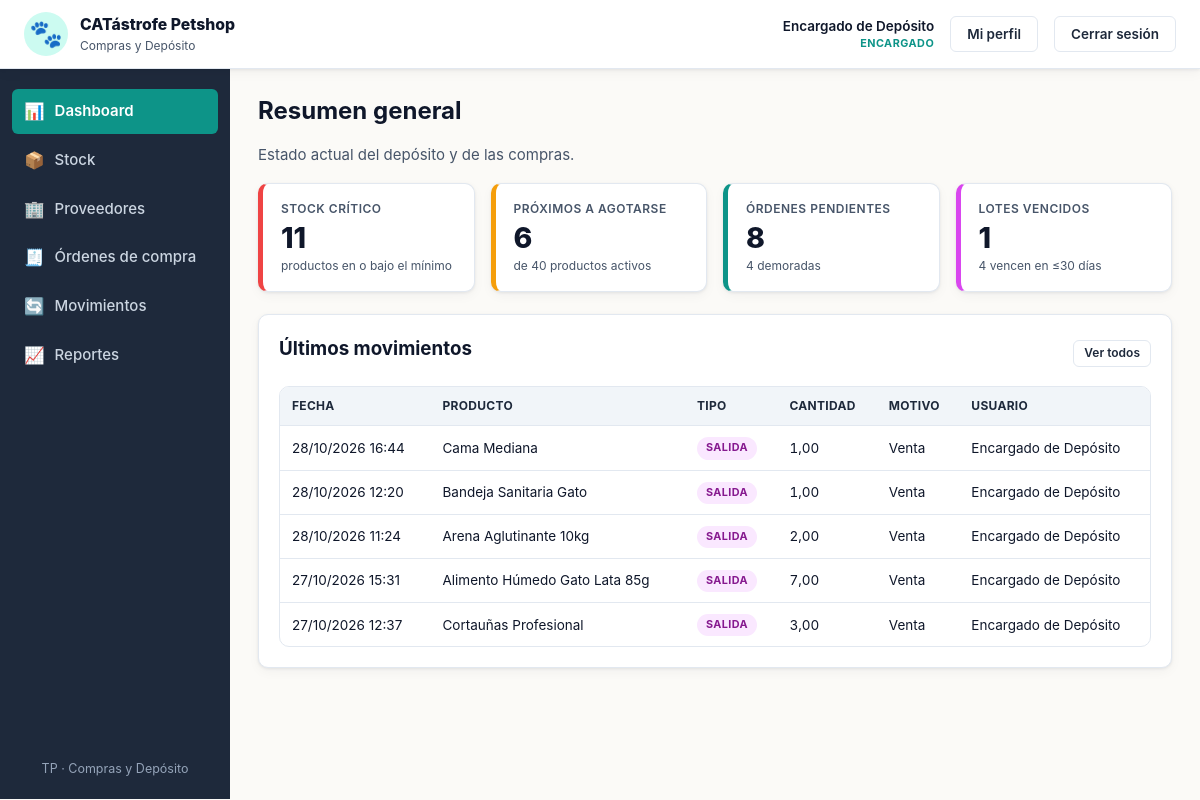
/views/dashboard.php (signed in), run on the app's committed database.
### tables this page shows
CREATE TABLE movimientos_deposito (
    id                 INT AUTO_INCREMENT PRIMARY KEY,
    producto_id        INT NOT NULL,
    usuario_id         INT NOT NULL,
    motivo_id          INT NOT NULL,
    orden_id           INT NULL,
    tipo               ENUM('entrada','salida') NOT NULL,
    cantidad           DECIMAL(10,2) NOT NULL,
    fecha_vencimiento  DATE NULL,
    fecha              DATETIME NOT NULL DEFAULT CURRENT_TIMESTAMP,
    CONSTRAINT fk_mov_prod  FOREIGN KEY (producto_id) REFERENCES productos(id)           ON DELETE RESTRICT,
    CONSTRAINT fk_mov_user  FOREIGN KEY (usuario_id)  REFERENCES usuarios(id)            ON DELETE RESTRICT,
    CONSTRAINT fk_mov_mot   FOREIGN KEY (motivo_id)   REFERENCES motivos_movimiento(id)  ON DELETE RESTRICT,
    CONSTRAINT fk_mov_orden FOREIGN KEY (orden_id)    REFERENCES ordenes_compra(id)      ON DELETE RESTRICT,
    CONSTRAINT chk_mov_cant CHECK (cantidad > 0)
);

CREATE TABLE productos (
    id              INT AUTO_INCREMENT PRIMARY KEY,
    categoria_id    INT NOT NULL,
    proveedor_id    INT NOT NULL,
    nombre          VARCHAR(120) NOT NULL,
    descripcion     TEXT,
    stock_actual    DECIMAL(10,2) NOT NULL DEFAULT 0,
    stock_minimo    DECIMAL(10,2) NOT NULL DEFAULT 0,
    stock_maximo    DECIMAL(10,2) NOT NULL DEFAULT 0,
    unidad_medida   VARCHAR(20) NOT NULL DEFAULT 'unidad',
    activo          TINYINT(1) NOT NULL DEFAULT 1,
    CONSTRAINT fk_prod_cat  FOREIGN KEY (categoria_id) REFERENCES categorias(id) ON DELETE RESTRICT,
    CONSTRAINT fk_prod_prov FOREIGN KEY (proveedor_id) REFERENCES proveedores(id) ON DELETE RESTRICT,
    CONSTRAINT chk_prod_stock_actual CHECK (stock_actual >= 0),
    CONSTRAINT chk_prod_stock_min    CHECK (stock_minimo >= 0),
    CONSTRAINT chk_prod_stock_max    CHECK (stock_maximo >= stock_minimo)
);

CREATE TABLE motivos_movimiento (
    id          INT AUTO_INCREMENT PRIMARY KEY,
    codigo      VARCHAR(40) NOT NULL UNIQUE,
    nombre      VARCHAR(120) NOT NULL,
    tipo        ENUM('entrada','salida') NOT NULL,
    es_sistema  TINYINT(1) NOT NULL DEFAULT 0
);

CREATE TABLE usuarios (
    id              INT AUTO_INCREMENT PRIMARY KEY,
    nombre          VARCHAR(100) NOT NULL,
    usuario         VARCHAR(50)  NOT NULL UNIQUE,
    password_hash   VARCHAR(255) NOT NULL,
    rol             ENUM('encargado','gerencia') NOT NULL DEFAULT 'encargado',
    activo          TINYINT(1) NOT NULL DEFAULT 1,
    fecha_creacion  DATETIME NOT NULL DEFAULT CURRENT_TIMESTAMP
);

### includes/funciones.php (called while the page is built, shortened)
<?php
function e($v): string
{
    return htmlspecialchars((string)$v, ENT_QUOTES, 'UTF-8');
}

### views/dashboard.php (the view, shortened to what this page needs)
<?php
require_once __DIR__ . '/../config/db.php';
require_once __DIR__ . '/../includes/funciones.php';
$criticos = (int)$pdo->query(
    "SELECT COUNT(*) FROM productos WHERE activo = 1 AND stock_actual <= stock_minimo"
)->fetchColumn();
$proximos = (int)$pdo->query(
    "SELECT COUNT(*) FROM productos WHERE activo = 1 AND stock_actual > stock_minimo
     AND stock_actual <= stock_minimo * 1.2"
)->fetchColumn();
$totalProductos = (int)$pdo->query("SELECT COUNT(*) FROM productos WHERE activo = 1")->fetchColumn();
$pendientes = (int)$pdo->query(
    "SELECT COUNT(*) FROM ordenes_compra WHERE estado = 'pendiente'"
)->fetchColumn();
$demoradas = (int)$pdo->query(
    "SELECT COUNT(*) FROM ordenes_compra
     WHERE estado = 'pendiente' AND fecha_prometida < CURDATE()"
)->fetchColumn();
$lotes = obtener_lotes_peps($pdo);
$vencidos = 0;
$porVencer30 = 0;
foreach ($lotes as $l) {
    if ($l['dias_restantes'] < 0) {
        $vencidos++;
    } elseif ($l['dias_restantes'] <= 30) {
        $porVencer30++;
    }
}
$ultimos = $pdo->query(
    "SELECT m.*, p.nombre AS producto, u.nombre AS usuario, mo.nombre AS motivo
     FROM movimientos_deposito m
     JOIN productos p ON p.id = m.producto_id
     JOIN usuarios u  ON u.id = m.usuario_id
     JOIN motivos_movimiento mo ON mo.id = m.motivo_id
     ORDER BY m.fecha DESC, m.id DESC
     LIMIT 5"
)->fetchAll();
require __DIR__ . '/../includes/header.php';
?>
<h1>Resumen general</h1>
<p class="muted mb-3">Estado actual del depósito y de las compras.</p>
<div class="kpi-grid">
    <div class="kpi kpi-danger">
        <div class="kpi-label">Stock crítico</div>
        <div class="kpi-value"><?= $criticos ?></div>
        <div class="kpi-foot">productos en o bajo el mínimo</div>
    </div>
    <div class="kpi kpi-warn">
        <div class="kpi-label">Próximos a agotarse</div>
        <div class="kpi-value"><?= $proximos ?></div>
        <div class="kpi-foot">de <?= $totalProductos ?> productos activos</div>
    </div>
    <div class="kpi">
        <div class="kpi-label">Órdenes pendientes</div>
        <div class="kpi-value"><?= $pendientes ?></div>
        <div class="kpi-foot"><?= $demoradas ?> demoradas</div>
    </div>
    <div class="kpi kpi-accent">
        <div class="kpi-label">Lotes vencidos</div>
        <div class="kpi-value"><?= $vencidos ?></div>
        <div class="kpi-foot"><?= $porVencer30 ?> vencen en ≤30 días</div>
    </div>
</div>
<div class="card">
    <div class="card-header">
        <h2>Últimos movimientos</h2>
        <a class="btn btn-ghost btn-sm" href="<?= BASE_URL ?>views/movimientos.php">Ver todos</a>
    </div>
    <div class="table-wrap">
        <table class="table">
            <thead>
                <tr>
                    <th>Fecha</th><th>Producto</th><th>Tipo</th>
                    <th class="num">Cantidad</th><th>Motivo</th><th>Usuario</th>
                </tr>
            </thead>
            <tbody>
            <?php if (!$ultimos): ?>
                <tr><td colspan="6" class="muted">Sin movimientos registrados.</td></tr>
            <?php else: foreach ($ultimos as $mv): ?>
                <tr>
                    <td class="nowrap"><?= e(date('d/m/Y H:i', strtotime($mv['fecha']))) ?></td>
                    <td><?= e($mv['producto']) ?></td>
                    <td><span class="badge badge-<?= e($mv['tipo']) ?>"><?= e($mv['tipo']) ?></span></td>
                    <td class="num"><?= e(number_format((float)$mv['cantidad'], 2, ',', '.')) ?></td>
                    <td><?= e($mv['motivo']) ?></td>
                    <td><?= e($mv['usuario']) ?></td>
                </tr>
            <?php endforeach; endif; ?>
            </tbody>
        </table>
    </div>
</div>
<?php require __DIR__ . '/../includes/footer.php'; ?>

### assets/css/style.css (style rules this page uses)
:root { --blanco-calido: #fbfaf7; --gris-suave: #f1f5f9; --gris-borde: #e2e8f0; --gris-texto: #475569; --turquesa-900: #0f766e; --turquesa-700: #0d9488; --turquesa-500: #14b8a6; --turquesa-100: #ccfbf1; --verde-700: #059669; --verde-500: #10b981; --verde-100: #d1fae5; --magenta-700: #a21caf; --magenta-500: #d946ef; --magenta-100: #fae8ff; --azul-900: #0f172a; --azul-800: #1e293b; --azul-700: #334155; --ambar-100: #fef3c7; --ambar-500: #f59e0b; --rojo-100: #fee2e2; --rojo-500: #ef4444; --radio: 10px; --radio-sm: 6px; --sombra: 0 1px 3px rgba(15,23,42,.08), 0 4px 12px rgba(15,23,42,.04); --sombra-lg: 0 8px 30px rgba(15,23,42,.12); --fuente: -apple-system, BlinkMacSystemFont, "Segoe UI", Roboto, "Helvetica Neue", Arial, sans-serif; }
* { box-sizing: border-box; }
html, body { margin: 0; padding: 0; font-family: var(--fuente); background: var(--blanco-calido); color: var(--azul-900); font-size: 15px; line-height: 1.5; }
a { color: var(--turquesa-700); text-decoration: none; }
h1, h2, h3 { margin: 0 0 .5em; color: var(--azul-900); font-weight: 700; }
h1 { font-size: 1.6rem; }
h2 { font-size: 1.25rem; }
.btn { display: inline-flex; align-items: center; justify-content: center; gap: 6px; padding: 9px 16px; border-radius: var(--radio-sm); border: 1px solid transparent; font-family: inherit; font-size: .9rem; font-weight: 600; cursor: pointer; transition: background .15s, color .15s, border-color .15s, transform .05s; text-decoration: none; line-height: 1.2; }
.btn-ghost { background: transparent; border-color: var(--gris-borde); color: var(--azul-800); }
.btn-sm { padding: 5px 10px; font-size: .8rem; }
.card { background: #fff; border-radius: var(--radio); border: 1px solid var(--gris-borde); box-shadow: var(--sombra); padding: 20px; margin-bottom: 20px; }
.card-header { display: flex; justify-content: space-between; align-items: center; margin-bottom: 14px; }
.kpi-grid { display: grid; grid-template-columns: repeat(auto-fit, minmax(200px, 1fr)); gap: 16px; margin-bottom: 22px; }
.kpi { background: #fff; border-radius: var(--radio); padding: 16px 18px; border: 1px solid var(--gris-borde); box-shadow: var(--sombra); border-left: 5px solid var(--turquesa-700); }
.kpi.kpi-danger { border-left-color: var(--rojo-500); }
.kpi.kpi-warn { border-left-color: var(--ambar-500); }
.kpi.kpi-accent { border-left-color: var(--magenta-500); }
.kpi-label { font-size: .8rem; color: var(--gris-texto); text-transform: uppercase; letter-spacing: .5px; font-weight: 600; }
.kpi-value { font-size: 1.9rem; font-weight: 800; color: var(--azul-900); line-height: 1.1; margin-top: 4px; }
.kpi-foot { font-size: .8rem; color: var(--gris-texto); margin-top: 4px; }
.table-wrap { overflow-x: auto; border-radius: var(--radio); border: 1px solid var(--gris-borde); background: #fff; }
table.table { width: 100%; border-collapse: collapse; font-size: .9rem; }
table.table th, table.table td { padding: 10px 12px; text-align: left; border-bottom: 1px solid var(--gris-borde); vertical-align: middle; }
table.table th { background: var(--gris-suave); font-weight: 700; color: var(--azul-800); font-size: .8rem; text-transform: uppercase; letter-spacing: .3px; }
table.table tbody tr:last-child td { border-bottom: none; }
.num { text-align: right; font-variant-numeric: tabular-nums; }
.badge { display: inline-block; padding: 3px 9px; border-radius: 999px; font-size: .72rem; font-weight: 700; text-transform: uppercase; letter-spacing: .4px; }
.badge-salida { background: var(--magenta-100);color: #86198f; }
.muted { color: var(--gris-texto); }
.mb-3 { margin-bottom: 16px; }
.nowrap { white-space: nowrap; }

### data on the page
movimientos_deposito: fecha "28/10/2026 16:44", producto.nombre "Cama Mediana", tipo "SALIDA", cantidad "1,00", motivo.nombre "Venta", usuario.nombre "Encargado de Depósito"
movimientos_deposito: fecha "28/10/2026 12:20", producto.nombre "Bandeja Sanitaria Gato", tipo "SALIDA", cantidad "1,00", motivo.nombre "Venta", usuario.nombre "Encargado de Depósito"
movimientos_deposito: fecha "28/10/2026 11:24", producto.nombre "Arena Aglutinante 10kg", tipo "SALIDA", cantidad "2,00", motivo.nombre "Venta", usuario.nombre "Encargado de Depósito"
movimientos_deposito: fecha "27/10/2026 15:31", producto.nombre "Alimento Húmedo Gato Lata 85g", tipo "SALIDA", cantidad "7,00", motivo.nombre "Venta", usuario.nombre "Encargado de Depósito"
movimientos_deposito: fecha "27/10/2026 12:37", producto.nombre "Cortauñas Profesional", tipo "SALIDA", cantidad "3,00", motivo.nombre "Venta", usuario.nombre "Encargado de Depósito"

### other printed values
$_SESSION['nombre'] "Encargado de Depósito"
$_SESSION['rol'] "ENCARGADO"
$item['icon'] "📊"
$item['label'] "Dashboard"
$item['icon'] "📦"
$item['label'] "Stock"
$item['icon'] "🏢"
$item['label'] "Proveedores"
$item['icon'] "🧾"
$item['label'] "Órdenes de compra"
$item['icon'] "🔄"
$item['label'] "Movimientos"
$item['icon'] "📈"
$item['label'] "Reportes"
$criticos "11"
